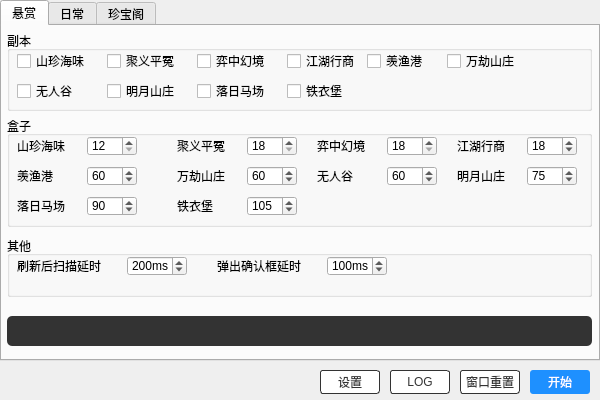
<?xml version="1.0" encoding="UTF-8"?>
<ui version="4.0">
 <class>ScriptWindow</class>
 <widget class="QWidget" name="ScriptWindow">
  <property name="geometry">
   <rect>
    <x>0</x>
    <y>0</y>
    <width>600</width>
    <height>400</height>
   </rect>
  </property>
  <property name="minimumSize">
   <size>
    <width>600</width>
    <height>400</height>
   </size>
  </property>
  <property name="maximumSize">
   <size>
    <width>600</width>
    <height>700</height>
   </size>
  </property>
  <property name="cursor">
   <cursorShape>ArrowCursor</cursorShape>
  </property>
  <property name="windowTitle">
   <string> 一梦江湖助手 v0.5</string>
  </property>
  <property name="windowOpacity">
   <double>1.000000000000000</double>
  </property>
  <widget class="QWidget" name="centralwidget" native="true">
   <property name="geometry">
    <rect>
     <x>0</x>
     <y>0</y>
     <width>600</width>
     <height>700</height>
    </rect>
   </property>
   <property name="maximumSize">
    <size>
     <width>600</width>
     <height>700</height>
    </size>
   </property>
   <widget class="QTabWidget" name="tabWidget">
    <property name="geometry">
     <rect>
      <x>0</x>
      <y>0</y>
      <width>600</width>
      <height>361</height>
     </rect>
    </property>
    <property name="font">
     <font>
      <family>Arial</family>
     </font>
    </property>
    <property name="cursor">
     <cursorShape>ArrowCursor</cursorShape>
    </property>
    <property name="currentIndex">
     <number>0</number>
    </property>
    <widget class="QWidget" name="rewordTab">
     <attribute name="title">
      <string>悬赏</string>
     </attribute>
     <widget class="QGroupBox" name="rewordInstanceGroupBox">
      <property name="geometry">
       <rect>
        <x>5</x>
        <y>5</y>
        <width>585</width>
        <height>80</height>
       </rect>
      </property>
      <property name="title">
       <string>副本</string>
      </property>
      <widget class="QCheckBox" name="szhwRewordCheckBox">
       <property name="geometry">
        <rect>
         <x>10</x>
         <y>20</y>
         <width>80</width>
         <height>20</height>
        </rect>
       </property>
       <property name="text">
        <string>山珍海味</string>
       </property>
      </widget>
      <widget class="QCheckBox" name="jypyRewordCheckBox">
       <property name="geometry">
        <rect>
         <x>100</x>
         <y>20</y>
         <width>80</width>
         <height>20</height>
        </rect>
       </property>
       <property name="text">
        <string>聚义平冤</string>
       </property>
      </widget>
      <widget class="QCheckBox" name="jhxsRewordCheckBox">
       <property name="geometry">
        <rect>
         <x>280</x>
         <y>20</y>
         <width>80</width>
         <height>20</height>
        </rect>
       </property>
       <property name="text">
        <string>江湖行商</string>
       </property>
      </widget>
      <widget class="QCheckBox" name="xygRewordCheckBox">
       <property name="geometry">
        <rect>
         <x>360</x>
         <y>20</y>
         <width>80</width>
         <height>20</height>
        </rect>
       </property>
       <property name="text">
        <string>羡渔港</string>
       </property>
      </widget>
      <widget class="QCheckBox" name="wjszRewordCheckBox">
       <property name="geometry">
        <rect>
         <x>440</x>
         <y>20</y>
         <width>80</width>
         <height>20</height>
        </rect>
       </property>
       <property name="text">
        <string>万劫山庄</string>
       </property>
      </widget>
      <widget class="QCheckBox" name="wrgRewordCheckBox">
       <property name="geometry">
        <rect>
         <x>10</x>
         <y>50</y>
         <width>80</width>
         <height>20</height>
        </rect>
       </property>
       <property name="text">
        <string>无人谷</string>
       </property>
      </widget>
      <widget class="QCheckBox" name="myszRewordCheckBox">
       <property name="geometry">
        <rect>
         <x>100</x>
         <y>50</y>
         <width>80</width>
         <height>20</height>
        </rect>
       </property>
       <property name="text">
        <string>明月山庄</string>
       </property>
      </widget>
      <widget class="QCheckBox" name="lrmcRewordCheckBox">
       <property name="geometry">
        <rect>
         <x>190</x>
         <y>50</y>
         <width>80</width>
         <height>20</height>
        </rect>
       </property>
       <property name="text">
        <string>落日马场</string>
       </property>
      </widget>
      <widget class="QCheckBox" name="tybRewordCheckBox">
       <property name="geometry">
        <rect>
         <x>280</x>
         <y>50</y>
         <width>80</width>
         <height>20</height>
        </rect>
       </property>
       <property name="text">
        <string>铁衣堡</string>
       </property>
      </widget>
      <widget class="QCheckBox" name="yzhjRewordCheckBox">
       <property name="geometry">
        <rect>
         <x>190</x>
         <y>20</y>
         <width>80</width>
         <height>20</height>
        </rect>
       </property>
       <property name="text">
        <string>弈中幻境</string>
       </property>
      </widget>
     </widget>
     <widget class="QGroupBox" name="instanceBoxGroupBox">
      <property name="geometry">
       <rect>
        <x>5</x>
        <y>90</y>
        <width>585</width>
        <height>111</height>
       </rect>
      </property>
      <property name="title">
       <string>盒子</string>
      </property>
      <widget class="QLabel" name="szhwRewordLabel">
       <property name="geometry">
        <rect>
         <x>10</x>
         <y>20</y>
         <width>61</width>
         <height>20</height>
        </rect>
       </property>
       <property name="text">
        <string>山珍海味</string>
       </property>
      </widget>
      <widget class="QSpinBox" name="szhwRewordSpinBox">
       <property name="geometry">
        <rect>
         <x>80</x>
         <y>20</y>
         <width>50</width>
         <height>20</height>
        </rect>
       </property>
       <property name="styleSheet">
        <string notr="true"/>
       </property>
       <property name="suffix">
        <string/>
       </property>
       <property name="prefix">
        <string/>
       </property>
       <property name="minimum">
        <number>12</number>
       </property>
       <property name="maximum">
        <number>999</number>
       </property>
       <property name="value">
        <number>12</number>
       </property>
      </widget>
      <widget class="QLabel" name="jypyRewordLabel">
       <property name="geometry">
        <rect>
         <x>170</x>
         <y>20</y>
         <width>61</width>
         <height>20</height>
        </rect>
       </property>
       <property name="text">
        <string>聚义平冤</string>
       </property>
      </widget>
      <widget class="QLabel" name="jhxsRewordLabel">
       <property name="geometry">
        <rect>
         <x>450</x>
         <y>20</y>
         <width>61</width>
         <height>20</height>
        </rect>
       </property>
       <property name="text">
        <string>江湖行商</string>
       </property>
      </widget>
      <widget class="QLabel" name="xygRewordLabel">
       <property name="geometry">
        <rect>
         <x>10</x>
         <y>50</y>
         <width>61</width>
         <height>20</height>
        </rect>
       </property>
       <property name="text">
        <string>羡渔港</string>
       </property>
      </widget>
      <widget class="QLabel" name="wjszRewordLabel">
       <property name="geometry">
        <rect>
         <x>170</x>
         <y>50</y>
         <width>61</width>
         <height>20</height>
        </rect>
       </property>
       <property name="text">
        <string>万劫山庄</string>
       </property>
      </widget>
      <widget class="QLabel" name="tybRewordLabel">
       <property name="geometry">
        <rect>
         <x>170</x>
         <y>80</y>
         <width>61</width>
         <height>20</height>
        </rect>
       </property>
       <property name="text">
        <string>铁衣堡</string>
       </property>
      </widget>
      <widget class="QLabel" name="wrgRewordLabel">
       <property name="geometry">
        <rect>
         <x>310</x>
         <y>50</y>
         <width>61</width>
         <height>20</height>
        </rect>
       </property>
       <property name="text">
        <string>无人谷</string>
       </property>
      </widget>
      <widget class="QLabel" name="myszRewordLabel">
       <property name="geometry">
        <rect>
         <x>450</x>
         <y>50</y>
         <width>61</width>
         <height>20</height>
        </rect>
       </property>
       <property name="text">
        <string>明月山庄</string>
       </property>
      </widget>
      <widget class="QLabel" name="lrmcRewordLabel">
       <property name="geometry">
        <rect>
         <x>10</x>
         <y>80</y>
         <width>61</width>
         <height>20</height>
        </rect>
       </property>
       <property name="text">
        <string>落日马场</string>
       </property>
      </widget>
      <widget class="QSpinBox" name="jypyRewordSpinBox">
       <property name="geometry">
        <rect>
         <x>240</x>
         <y>20</y>
         <width>50</width>
         <height>20</height>
        </rect>
       </property>
       <property name="minimum">
        <number>18</number>
       </property>
       <property name="maximum">
        <number>999</number>
       </property>
       <property name="value">
        <number>18</number>
       </property>
      </widget>
      <widget class="QSpinBox" name="jhxsRewordSpinBox">
       <property name="geometry">
        <rect>
         <x>520</x>
         <y>20</y>
         <width>50</width>
         <height>20</height>
        </rect>
       </property>
       <property name="minimum">
        <number>9</number>
       </property>
       <property name="maximum">
        <number>999</number>
       </property>
       <property name="value">
        <number>18</number>
       </property>
      </widget>
      <widget class="QSpinBox" name="xygRewordSpinBox">
       <property name="geometry">
        <rect>
         <x>80</x>
         <y>50</y>
         <width>50</width>
         <height>20</height>
        </rect>
       </property>
       <property name="minimum">
        <number>20</number>
       </property>
       <property name="maximum">
        <number>999</number>
       </property>
       <property name="value">
        <number>60</number>
       </property>
      </widget>
      <widget class="QSpinBox" name="wjszRewordSpinBox">
       <property name="geometry">
        <rect>
         <x>240</x>
         <y>50</y>
         <width>50</width>
         <height>20</height>
        </rect>
       </property>
       <property name="minimum">
        <number>20</number>
       </property>
       <property name="maximum">
        <number>999</number>
       </property>
       <property name="value">
        <number>60</number>
       </property>
      </widget>
      <widget class="QSpinBox" name="wrgRewordSpinBox">
       <property name="geometry">
        <rect>
         <x>380</x>
         <y>50</y>
         <width>50</width>
         <height>20</height>
        </rect>
       </property>
       <property name="minimum">
        <number>20</number>
       </property>
       <property name="maximum">
        <number>999</number>
       </property>
       <property name="value">
        <number>60</number>
       </property>
      </widget>
      <widget class="QSpinBox" name="myszRewordSpinBox">
       <property name="geometry">
        <rect>
         <x>520</x>
         <y>50</y>
         <width>50</width>
         <height>20</height>
        </rect>
       </property>
       <property name="minimum">
        <number>25</number>
       </property>
       <property name="maximum">
        <number>999</number>
       </property>
       <property name="value">
        <number>75</number>
       </property>
      </widget>
      <widget class="QSpinBox" name="lrmcRewordSpinBox">
       <property name="geometry">
        <rect>
         <x>80</x>
         <y>80</y>
         <width>50</width>
         <height>20</height>
        </rect>
       </property>
       <property name="minimum">
        <number>30</number>
       </property>
       <property name="maximum">
        <number>999</number>
       </property>
       <property name="value">
        <number>90</number>
       </property>
      </widget>
      <widget class="QSpinBox" name="tybRewordSpinBox">
       <property name="geometry">
        <rect>
         <x>240</x>
         <y>80</y>
         <width>50</width>
         <height>20</height>
        </rect>
       </property>
       <property name="minimum">
        <number>35</number>
       </property>
       <property name="maximum">
        <number>999</number>
       </property>
       <property name="value">
        <number>105</number>
       </property>
      </widget>
      <widget class="QLabel" name="yzhjRewordLabel">
       <property name="geometry">
        <rect>
         <x>310</x>
         <y>20</y>
         <width>61</width>
         <height>20</height>
        </rect>
       </property>
       <property name="text">
        <string>弈中幻境</string>
       </property>
      </widget>
      <widget class="QSpinBox" name="yzhjRewordSpinBox">
       <property name="geometry">
        <rect>
         <x>380</x>
         <y>20</y>
         <width>50</width>
         <height>20</height>
        </rect>
       </property>
       <property name="minimum">
        <number>18</number>
       </property>
       <property name="maximum">
        <number>999</number>
       </property>
      </widget>
     </widget>
     <widget class="QGroupBox" name="otherGroupBox">
      <property name="geometry">
       <rect>
        <x>5</x>
        <y>210</y>
        <width>585</width>
        <height>61</height>
       </rect>
      </property>
      <property name="title">
       <string>其他</string>
      </property>
      <widget class="QLabel" name="flashDelayRewordLabel">
       <property name="geometry">
        <rect>
         <x>10</x>
         <y>20</y>
         <width>101</width>
         <height>20</height>
        </rect>
       </property>
       <property name="text">
        <string>刷新后扫描延时</string>
       </property>
      </widget>
      <widget class="QSpinBox" name="flashDelayRewordSpinBox">
       <property name="geometry">
        <rect>
         <x>120</x>
         <y>20</y>
         <width>60</width>
         <height>20</height>
        </rect>
       </property>
       <property name="suffix">
        <string>ms</string>
       </property>
       <property name="minimum">
        <number>50</number>
       </property>
       <property name="maximum">
        <number>9999</number>
       </property>
       <property name="value">
        <number>200</number>
       </property>
      </widget>
      <widget class="QLabel" name="popupDelayRewordLabel">
       <property name="geometry">
        <rect>
         <x>210</x>
         <y>20</y>
         <width>101</width>
         <height>20</height>
        </rect>
       </property>
       <property name="text">
        <string>弹出确认框延时</string>
       </property>
      </widget>
      <widget class="QSpinBox" name="popupDelayRewordSpinBox">
       <property name="geometry">
        <rect>
         <x>320</x>
         <y>20</y>
         <width>60</width>
         <height>20</height>
        </rect>
       </property>
       <property name="suffix">
        <string>ms</string>
       </property>
       <property name="minimum">
        <number>50</number>
       </property>
       <property name="maximum">
        <number>9999</number>
       </property>
       <property name="value">
        <number>100</number>
       </property>
      </widget>
     </widget>
     <widget class="QLabel" name="rewordResultLabel">
      <property name="geometry">
       <rect>
        <x>5</x>
        <y>290</y>
        <width>585</width>
        <height>30</height>
       </rect>
      </property>
      <property name="styleSheet">
       <string notr="true">background-color:#333;border-width:0;border-radius:5px;color:#32CD32;</string>
      </property>
      <property name="text">
       <string/>
      </property>
      <property name="alignment">
       <set>Qt::AlignCenter</set>
      </property>
     </widget>
    </widget>
    <widget class="QWidget" name="dailyTab">
     <attribute name="title">
      <string>日常</string>
     </attribute>
     <widget class="QGroupBox" name="singleTaskGroupBox">
      <property name="geometry">
       <rect>
        <x>5</x>
        <y>0</y>
        <width>585</width>
        <height>51</height>
       </rect>
      </property>
      <property name="title">
       <string>单人</string>
      </property>
      <widget class="QCheckBox" name="keyeCheckBox">
       <property name="geometry">
        <rect>
         <x>10</x>
         <y>20</y>
         <width>80</width>
         <height>20</height>
        </rect>
       </property>
       <property name="text">
        <string>课业</string>
       </property>
      </widget>
      <widget class="QCheckBox" name="pmlCheckBox">
       <property name="geometry">
        <rect>
         <x>100</x>
         <y>20</y>
         <width>80</width>
         <height>20</height>
        </rect>
       </property>
       <property name="text">
        <string>缥缈录</string>
       </property>
      </widget>
      <widget class="QCheckBox" name="bprwCheckBox">
       <property name="geometry">
        <rect>
         <x>200</x>
         <y>20</y>
         <width>80</width>
         <height>20</height>
        </rect>
       </property>
       <property name="text">
        <string>帮派任务</string>
       </property>
      </widget>
      <widget class="QCheckBox" name="mksyCheckBox">
       <property name="geometry">
        <rect>
         <x>300</x>
         <y>20</y>
         <width>80</width>
         <height>20</height>
        </rect>
       </property>
       <property name="text">
        <string>门客设宴</string>
       </property>
      </widget>
      <widget class="QCheckBox" name="bpslCheckBox">
       <property name="geometry">
        <rect>
         <x>400</x>
         <y>20</y>
         <width>80</width>
         <height>20</height>
        </rect>
       </property>
       <property name="text">
        <string>帮派势力</string>
       </property>
      </widget>
      <widget class="QCheckBox" name="bbzjCheckBox">
       <property name="geometry">
        <rect>
         <x>500</x>
         <y>20</y>
         <width>80</width>
         <height>20</height>
        </rect>
       </property>
       <property name="text">
        <string>白榜追击</string>
       </property>
      </widget>
     </widget>
    </widget>
    <widget class="QWidget" name="shopTab">
     <attribute name="title">
      <string>珍宝阁</string>
     </attribute>
    </widget>
   </widget>
   <widget class="QPushButton" name="startOrStopScriptButton">
    <property name="geometry">
     <rect>
      <x>530</x>
      <y>370</y>
      <width>60</width>
      <height>24</height>
     </rect>
    </property>
    <property name="cursor">
     <cursorShape>PointingHandCursor</cursorShape>
    </property>
    <property name="styleSheet">
     <string notr="true">QPushButton{border-radius:3px;background-color:#1E90FF;color:#FFF;}QPushButton:hover{background-color:#00BFFF;}</string>
    </property>
    <property name="text">
     <string>开始</string>
    </property>
   </widget>
   <widget class="QPushButton" name="resetWindowButton">
    <property name="geometry">
     <rect>
      <x>460</x>
      <y>370</y>
      <width>60</width>
      <height>24</height>
     </rect>
    </property>
    <property name="cursor">
     <cursorShape>PointingHandCursor</cursorShape>
    </property>
    <property name="whatsThis">
     <string>&lt;html&gt;&lt;head/&gt;&lt;body&gt;&lt;p&gt;重置窗口&lt;/p&gt;&lt;/body&gt;&lt;/html&gt;</string>
    </property>
    <property name="styleSheet">
     <string notr="true">QPushButton {border:1px solid #333;border-radius: 3px;background-color: #fff;color: #333;}QPushButton:hover {background-color: #333;color:#fff;}</string>
    </property>
    <property name="text">
     <string>窗口重置</string>
    </property>
   </widget>
   <widget class="QTextBrowser" name="logTextBowser">
    <property name="enabled">
     <bool>true</bool>
    </property>
    <property name="geometry">
     <rect>
      <x>5</x>
      <y>400</y>
      <width>590</width>
      <height>290</height>
     </rect>
    </property>
    <property name="styleSheet">
     <string notr="true">background-color:#333;border-width:0;border-radius:5px;color:#32CD32;</string>
    </property>
    <property name="verticalScrollBarPolicy">
     <enum>Qt::ScrollBarAlwaysOff</enum>
    </property>
   </widget>
   <widget class="QPushButton" name="openOrCloseLogButton">
    <property name="geometry">
     <rect>
      <x>390</x>
      <y>370</y>
      <width>60</width>
      <height>24</height>
     </rect>
    </property>
    <property name="styleSheet">
     <string notr="true">QPushButton {border:1px solid #333;border-radius: 3px;background-color: #fff;color: #333;}QPushButton:hover {background-color: #333;color:#fff;}</string>
    </property>
    <property name="text">
     <string>LOG</string>
    </property>
   </widget>
   <widget class="QPushButton" name="settingButton">
    <property name="geometry">
     <rect>
      <x>320</x>
      <y>370</y>
      <width>60</width>
      <height>24</height>
     </rect>
    </property>
    <property name="styleSheet">
     <string notr="true">QPushButton {border:1px solid #333;border-radius: 3px;background-color: #fff;color: #333;}QPushButton:hover {background-color: #333;color:#fff;}</string>
    </property>
    <property name="text">
     <string>设置</string>
    </property>
   </widget>
  </widget>
 </widget>
 <resources/>
 <connections/>
</ui>
